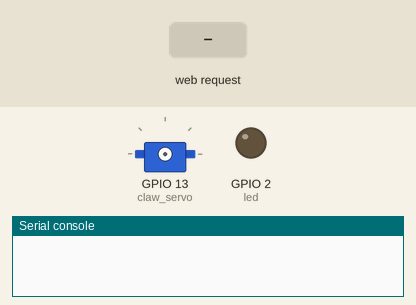
This program was run on a simulated ESP32 board running MicroPython. Shown: servo, output pins drawn as LEDs (lit = HIGH), the last lines printed to the serial console. Inputs (shaded band) come from the test bench. WiFi joins after 1.5 s; servo angles are drawn from the pulse width (0.5 ms = 0°, 2.5 ms = 180°).

Above: at 0.0 s.
At 1.6 s:
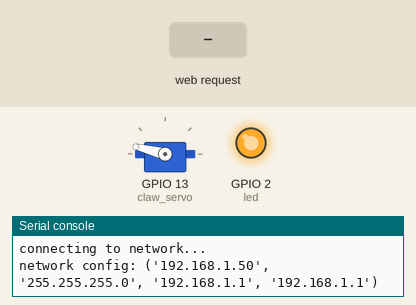
At 7.2 s:
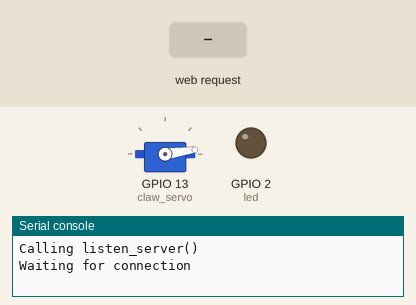
7.3 s: HTTP request GET / received
Timing chart, 0 to 10.3 s (numbered marks = the images above; inputs shaded):
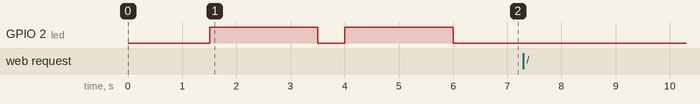

The program:

main.py
```python
import gc
import socket
import network
from machine import Pin, PWM
from time import sleep_ms

def do_connect():
    wlan = network.WLAN(network.STA_IF)
    wlan.active(True)
    if not wlan.isconnected():
        print('connecting to network...')
        wlan.connect('your_wifi_network', 'your_wifi_passwword')
        while not wlan.isconnected():
            pass
    print('network config:', wlan.ifconfig())


def listen_server(port):
    s = socket.socket(socket.AF_INET, socket.SOCK_STREAM)
    s.bind(('', port))
    s.listen(5)
    return s

def pct_to_duty(pct):
    pct /= 100
    min = 120
    max = 30
    duty = int((max-min)*pct + min)
    return duty

def claw_check():
    claw_servo.duty(pct_to_duty(0))
    led.on()
    sleep_ms(2000)
    led.off()
    sleep_ms(500)
    claw_servo.duty(pct_to_duty(100))
    led.on()
    sleep_ms(2000)
    led.off()
    claw_servo.duty(0)


print('Calling do_connect()')
do_connect()
led = Pin(2, Pin.OUT)

# Establish the claw
claw_servo = PWM(Pin(13), freq=50)
# Open it up.
claw_check()

print('Calling listen_server()')
s = listen_server(80)
last_pct = -1
while True:
    if gc.mem_free() < 102000:
        gc.collect()
    print('Waiting for connection')
    conn, addr = s.accept()
    print('Got it')
    req = conn.recv(1024)
    print('req: ', req)
    if req.startswith(b'GET /'):
        print('Got a GET request')
        qs = req.split(b' ')[1].decode('utf8')
        print(qs)
        if qs.startswith('/setpos/'):
            _, in_pct = qs.split('/setpos/')
            conn.send(b'HTTP/1.1 204\n\n')
            print('in_pct: ', in_pct)

            if in_pct == last_pct:
                continue

            last_pct = in_pct
            duty = pct_to_duty(int(in_pct))
            print('duty: ', duty)
            claw_servo.duty(duty)
            led.on()
            sleep_ms(2000)
            led.off()
            claw_servo.duty(0)
        else:
            conn.send(b'HTTP/1.1 404')
        conn.close()
    else:
        print('Got a strange request')
        conn.send(b'HTTP/1.1 400 Bad Request\n\n')
        conn.close()
```
